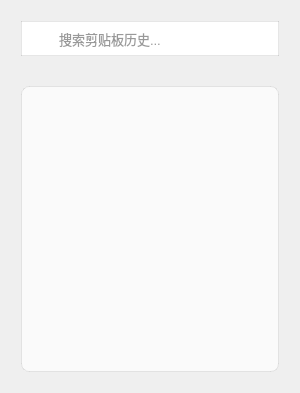
<?xml version="1.0" encoding="UTF-8"?>
<ui version="4.0">
 <class>SimpleClipboardHistory</class>
 <widget class="QMainWindow" name="SimpleClipboardHistory">
  <property name="geometry">
   <rect>
    <x>0</x>
    <y>0</y>
    <width>300</width>
    <height>393</height>
   </rect>
  </property>
  <property name="minimumSize">
   <size>
    <width>0</width>
    <height>0</height>
   </size>
  </property>
  <property name="maximumSize">
   <size>
    <width>16777215</width>
    <height>16777215</height>
   </size>
  </property>
  <property name="windowTitle">
   <string>剪贴板历史记录</string>
  </property>
  <property name="styleSheet">
   <string notr="true">/* 主窗口样式 - 改进的亚克力毛玻璃效果 */
SimpleClipboardHistory {
    background: rgba(245, 245, 245, 0.85);  /* 提高不透明度 */
    border-radius: 12px;
    border: 1px solid rgba(255, 255, 255, 0.6);
    padding: 0;
    backdrop-filter: blur(15px);
    box-shadow: 0 8px 32px rgba(0, 0, 0, 0.15);
}

/* 标题栏样式 */
QWidget#header {
    height: 40px;
    background: rgba(255, 255, 255, 0.7);
    border-top-left-radius: 12px;
    border-top-right-radius: 12px;
    padding-left: 15px;
    border-bottom: 1px solid rgba(0, 0, 0, 0.08);
}

/* 标题文本 */
QLabel#title_label {
    font-family: &quot;Segoe UI&quot;, &quot;Microsoft YaHei&quot;, sans-serif;
    font-size: 14px;
    font-weight: 600;
    color: #333333;  /* 改为深色文字 */
    text-shadow: 0 1px 1px rgba(255, 255, 255, 0.8);
}

/* 搜索框 - 改进的可读性 */
QLineEdit#search_box {
    border: 1px solid rgba(0, 0, 0, 0.1);
    border-radius: 18px;
    padding: 8px 15px 8px 35px;
    margin: 12px;
    font-size: 13px;
    background: rgba(255, 255, 255, 0.7) url(:/icons/search.svg) no-repeat 12px center;
    color: #333333;  /* 深色文字 */
    selection-background-color: #0078D4;
    selection-color: white;
}

QLineEdit#search_box::placeholder {
    color: rgba(0, 0, 0, 0.4);  /* 更明显的占位符 */
}

QLineEdit#search_box:focus {
    border: 1px solid #0078D4;
    background-color: rgba(255, 255, 255, 0.9);
}

/* 历史列表 - 提高对比度 */
QListWidget#history_list {
    background: rgba(255, 255, 255, 0.7);
    border: 1px solid rgba(0, 0, 0, 0.08);
    border-radius: 8px;
    padding: 0;
    outline: none;
    font-size: 13px;
    margin: 12px;
    color: #333333;  /* 深色文字 */
}

/* 列表项 */
QListWidget#history_list::item {
    height: 40px;
    padding: 8px 15px;
    background: transparent;
    border-bottom: 1px solid rgba(0, 0, 0, 0.05);
    color: #333333;  /* 深色文字 */
}

/* 悬停效果 */
QListWidget#history_list::item:hover {
    background: rgba(0, 0, 0, 0.05);
    border-radius: 4px;
}

/* 选中效果 */
QListWidget#history_list::item:selected {
    background: #0078D4;
    color: white;
    border-radius: 4px;
}


/* ================= 垂直滚动条 ================= */
QScrollBar:vertical {
    border: none;
    background: rgba(0, 0, 0, 0.05);  /* 非常淡的背景 */
    width: 10px;  /* 滚动条宽度 */
    margin: 2px;
    border-radius: 0;
}

QScrollBar::handle:vertical {
    background: rgba(0, 0, 0, 0.2);  /* 半透明灰色 */
    min-height: 30px;  /* 最小高度 */
    border-radius: 5px;
    margin: 2px;
}

QScrollBar::handle:vertical:hover {
    background: rgba(0, 0, 0, 0.3);  /* 悬停时加深 */
}

QScrollBar::add-line:vertical,
QScrollBar::sub-line:vertical {
    height: 0px;  /* 隐藏上下箭头区域 */
    background: none;
}

QScrollBar::add-page:vertical,
QScrollBar::sub-page:vertical {
    background: none;  /* 滚动条背景以外的区域透明 */
}

/* ================= 水平滚动条 ================= */
QScrollBar:horizontal {
    border: none;
    background: rgba(0, 0, 0, 0.05);
    height: 10px;  /* 滚动条高度 */
    margin: 2px;
    border-radius: 0;
}

QScrollBar::handle:horizontal {
    background: rgba(0, 0, 0, 0.2);
    min-width: 30px;  /* 最小宽度 */
    border-radius: 5px;
    margin: 2px;
}

QScrollBar::handle:horizontal:hover {
    background: rgba(0, 0, 0, 0.3);
}

QScrollBar::add-line:horizontal,
QScrollBar::sub-line:horizontal {
    width: 0px;  /* 隐藏左右箭头区域 */
    background: none;
}

QScrollBar::add-page:horizontal,
QScrollBar::sub-page:horizontal {
    background: none;
}

/* ================= 滚动条角部 ================= */
QScrollCorner {
    background: rgba(0, 0, 0, 0.05);  /* 与滚动条背景一致 */
}

/* ================= 确认按钮和删除 ================= */

/* ===== 功能按钮 ===== */
QPushButton#toggle_btn {
    background-color: #4CAF50;
    border: none;
    color: white;
    padding: 10px;
    margin: 6px;
    border-radius: 5px;
    min-height: 36px;
}

QPushButton#toggle_btn:hover {
    background-color: #45a049;
}

QPushButton#toggle_btn:pressed {
    background-color: #3d8b40;
}

QPushButton#btn_delete {
    background-color: #ef5350;
    border: none;
    color: white;
    padding: 10px;
    margin: 6px;
    border-radius: 5px;
    min-height: 36px;
}

QPushButton#btn_delete:hover {
    background-color: #e53935;
}

QPushButton#btn_delete:pressed {
    background-color: #d32f2f;
}



/* 确保背景透明 */
QListWidget {
    background: transparent;
    outline: none;
}

QListWidget::item {
    background: white;
    border-radius: 5px;
    margin: 3px;
}

QListWidget::item:hover {
    background: #f0f7ff;
}</string>
  </property>
  <widget class="QWidget" name="centralwidget">
   <layout class="QGridLayout" name="gridLayout">
    <item row="1" column="0">
     <widget class="QListWidget" name="history_list"/>
    </item>
    <item row="0" column="0">
     <widget class="QLineEdit" name="search_box">
      <property name="styleSheet">
       <string notr="true"/>
      </property>
      <property name="placeholderText">
       <string>搜索剪贴板历史...</string>
      </property>
     </widget>
    </item>
   </layout>
  </widget>
 </widget>
 <resources/>
 <connections/>
</ui>
